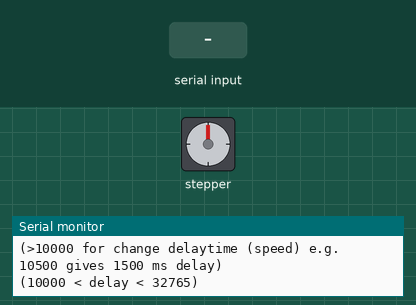
This sketch was run on a simulated Arduino Uno, built with avr-gcc and run on an emulated ATmega328P. On the bench: stepper motor, the last lines printed to the serial monitor. Wiring (inferred from the names in the program): stepper motor (2048 steps per turn assumed): coils pin 2, pin 3, pin 4, pin 5. The test bench sets the inputs (shaded band).

Above: at 1.3 s.
1.4 s: "90,45\n" received over Serial
At 3.0 s:
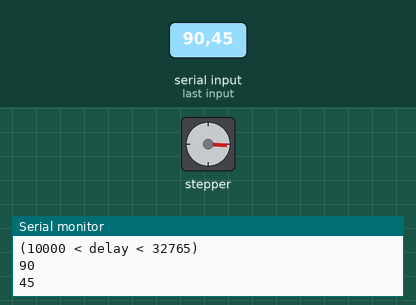
3.3 s: "30,150\n" received over Serial
At 4.9 s:
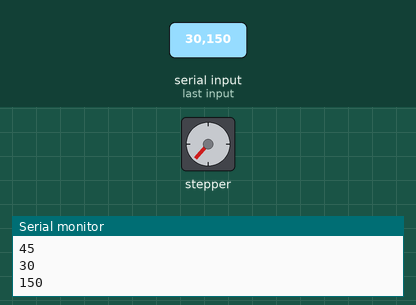
5.4 s: "90\n" received over Serial
At 6.4 s:
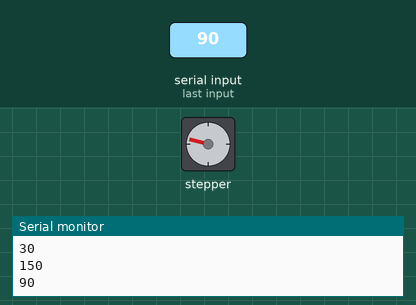
7.2 s: "90,45\n" received over Serial
At 8.8 s:
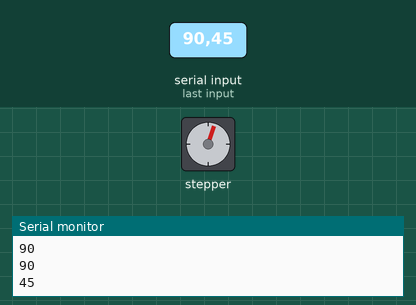
9.1 s: "5\n" received over Serial
At 9.7 s:
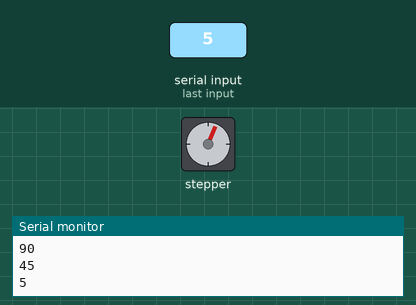
10.6 s: "200\n" received over Serial
At 12.0 s:
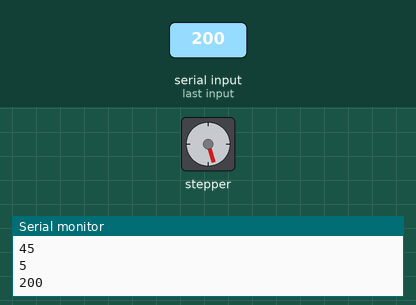
Timing chart, 0 to 13.6 s (numbered marks = the images above; inputs shaded):
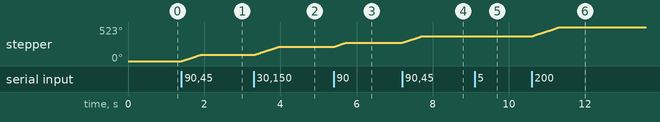

The sketch:

L298_Stepper_4_wire.ino
```cpp
// Stepper Code for L298 board
//
// Stepper with 4 wires this tried with 17HS19-2004S1
//
// Wire colors
// Black Phase A   = OUT1
// Green Phase ~A  = OUT2
// Red   Phase B   = OUT3
// Blue  Phase ~B  = OUT4
//
// Change delaytime variable to slow of speed up stepper movement
//
int in1 = 2;
int in2 = 3;
int in3 = 4;
int in4 = 5;

int delaytime = 900; // Delay in Microseconds
int tal,oldTal=0;
int stepfw[4][4] = { {1,0,1,0} , {0,1,1,0} ,{0,1,0,1}, {1,0,0,1} };    //Step clockwise
int stepbw[4][4] = { {1,0,0,1} , {0,1,0,1}, {0,1,1,0}, {1,0,1,0}  };   //Step anti clockwise

/***************************************/
// SETUP
/***************************************/
void setup()
{
  pinMode(in1, OUTPUT);
  pinMode(in2, OUTPUT);
  pinMode(in3, OUTPUT);
  pinMode(in4, OUTPUT);

  stopAll();
  Serial.begin(9600);
  Serial.println("Ready\n\n");
  Serial.println("Give stepper order e.g. ");
  Serial.println("(-100 for CCW 100 steps or 100 for CW 100 steps 0= stop)");
  Serial.println("\n(>10000 for change delaytime (speed) e.g. 10500 gives 1500 ms delay)");
  Serial.println("(10000 < delay < 32765)");
}
/***************************************/
// LOOP
/***************************************/
void loop()
{
  tal = readSerial();
  if (tal != oldTal)
  {
    if (tal==0)
    {
      Serial.println(tal);
      stopAll();
    }
    else if (tal>0)
    {
      Serial.println(tal);
      if (tal<9999)
      {
        for(int n=0; n <tal; n++)
          doStep(stepfw);
      }
      else
      {
        delaytime = tal-10000;
        Serial.print("delay= ");
        Serial.println(delaytime,DEC);
      }
    }
    else if ((tal<0)&&(tal!=-9999))
    {
      Serial.println(tal);

      for(int n=0; n <tal*-1; n++)
        doStep(stepbw);
    }
    oldTal=tal;
    stopAll();
  }
}

/***************************************/
// DOSTEP
/***************************************/
void doStep(int steps[4][4]){
 for (int n=0 ; n < 4; n++){
   digitalWrite(in1, steps[n][0]);
   digitalWrite(in2, steps[n][1]);
   digitalWrite(in3, steps[n][2]);
   digitalWrite(in4, steps[n][3]);
   delayMicroseconds(delaytime);
 }
}

//***********************************
// STOP ALL
//***********************************
void stopAll()
{
  digitalWrite(in1, HIGH); // Must be HIGH to avoid current consumption in idle state
  digitalWrite(in2, HIGH);
  digitalWrite(in3, HIGH);
  digitalWrite(in4, HIGH);
}

//***********************************
// Read data from UART connection
//***********************************
int readSerial() {
  int incomingByte = -9999;
  if (Serial.available() > 1) {
    // read the incoming byte:
    incomingByte = Serial.parseInt();
  }
  return incomingByte;
}
```

Measured:
- after the input at 1.4 s, stepper: turns 94° clockwise in 0.49 s, starting at once
- after the input at 3.3 s, stepper: turns 127° clockwise in 0.66 s, starting at once
- after the input at 5.4 s, stepper: turns 63° clockwise in 0.33 s, starting at once
- after the input at 7.2 s, stepper: turns 95° clockwise in 0.49 s, starting at once
- after the input at 9.1 s, stepper: goes 380° 0.02 s, then 383°, starting at once
- after the input at 10.6 s, stepper: turns 140° clockwise in 0.73 s, starting at once
